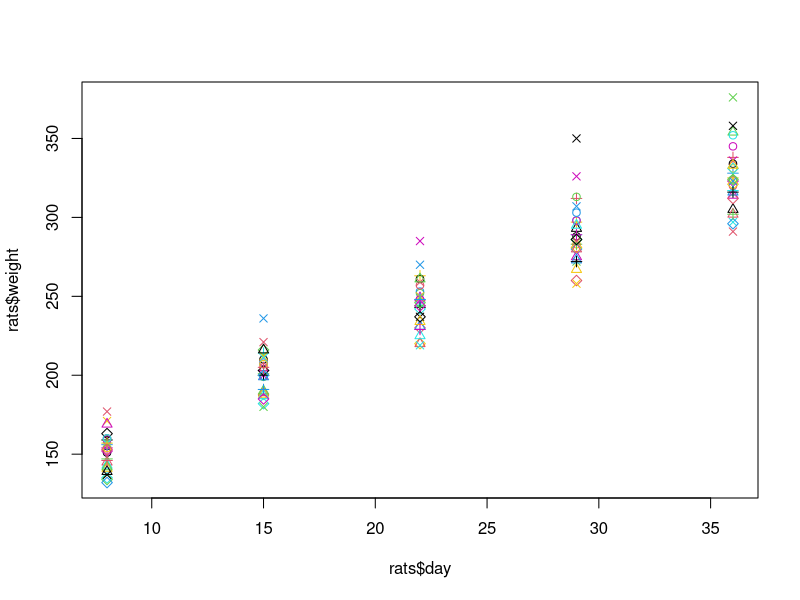
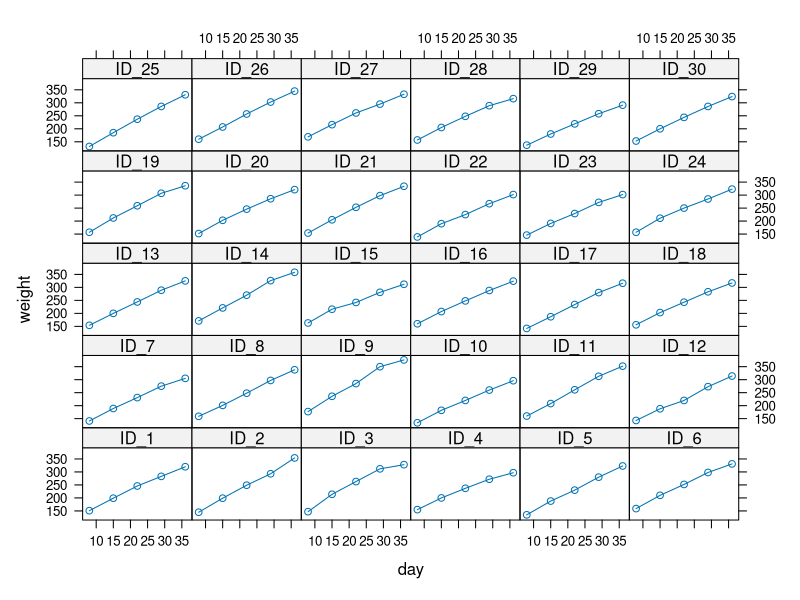
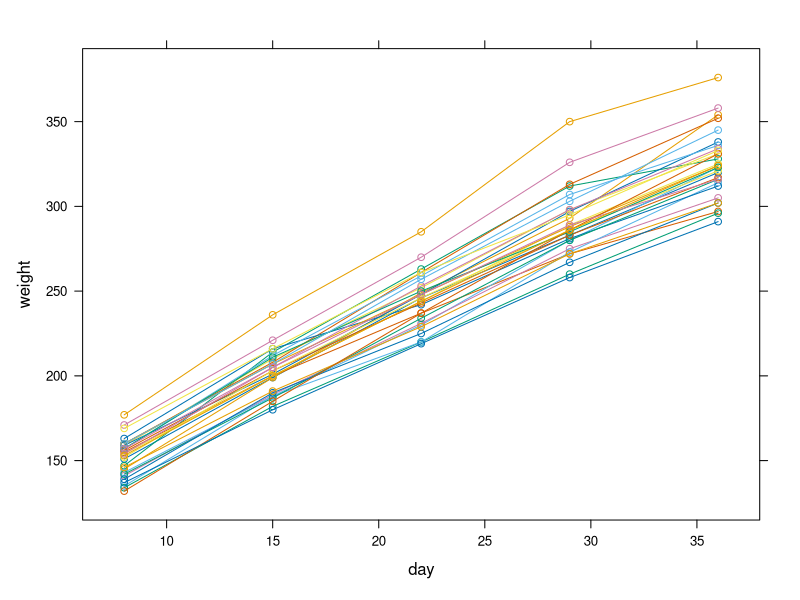
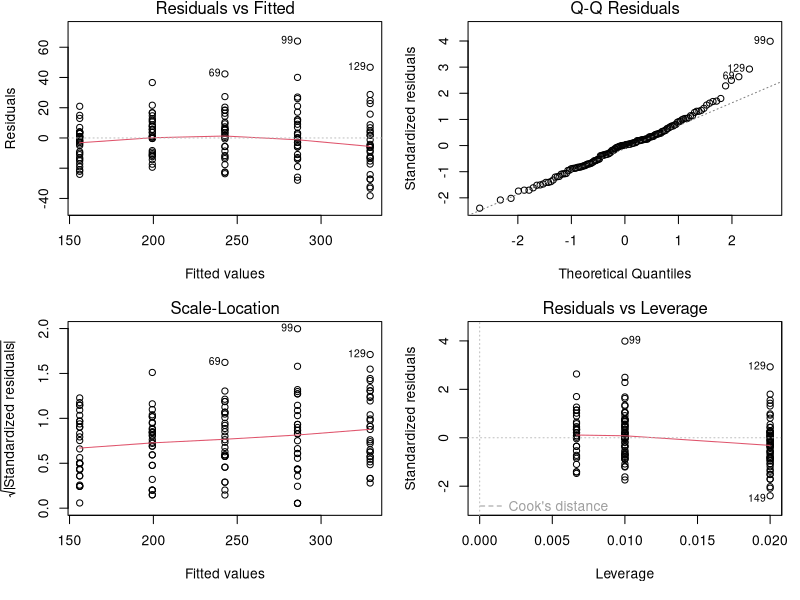
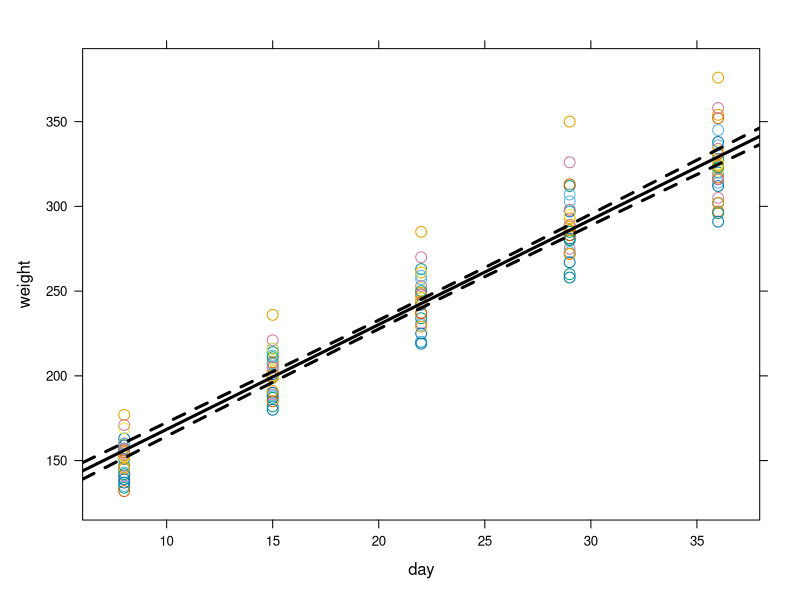
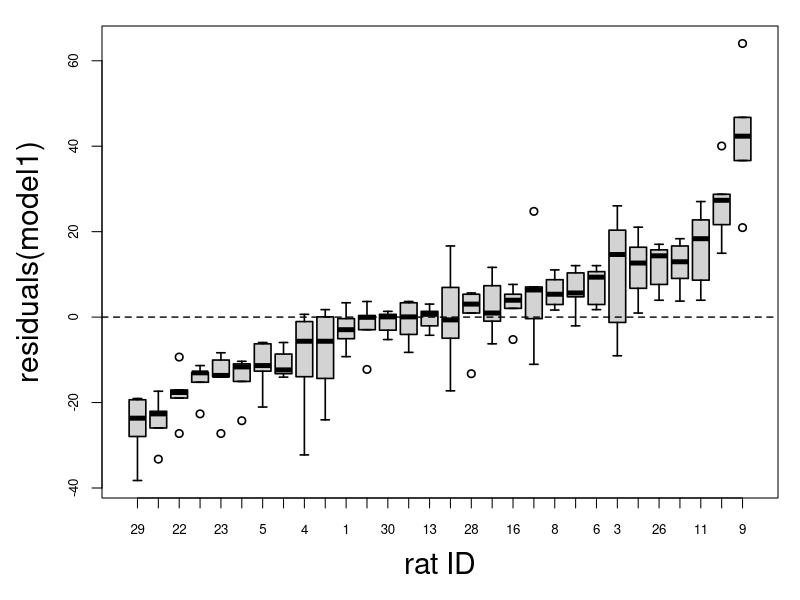

Recreate these plots in R, in order. (Note: this script raises an error after producing the figures.)
setwd("C:/Users/nhy577/Documents/_toma/TEACHING/MozillaStudyGroupAberdeen_2019")

library(lattice)
library(nlme)

# load the rats data
rats<- read.delim("rats.txt")
# treat rat ID as factor
rats$ID2<- factor(rats$ratID, labels= "ID_")
# slight variation (redundant)
rats$ID<- factor(rats$ratID)

plot(rats$weight~rats$day, col= 1:7, pch= 1:5) # particularly ugly

# panel plot by rat using lattice, to show individual trajectories
pdf("RATS_trajectories_IDpanel.pdf", 12, 7)
xyplot(weight~day|ID2, data= rats, type= "b")
dev.off()
# individual trajectories in separate panels
pdf("RATS_trajectories.pdf", 6, 5)
xyplot(weight~day, groups= ID2, data= rats, type= "b")
dev.off()

model1<- lm(weight ~ day, data= rats)
summary(model1)

pdf("RATS_model1_diagnostics.pdf", 6, 5)
par(mfrow= c(2, 2), mar= c(5.1, 4.1, 1.3, 1.1))
plot(model1)
dev.off()

# predict average rat size for each day from 5 to 40 days
model1.pred<- predict(model1, newdata= list(day= 5:40), se= T)

# plot fitted values (predicted mean growth for all rats)
pdf("RATS_weight~day_by_ratID.pdf", 5, 5)
xyplot(weight~day, groups= ID, data= rats, cex= 1.3, panel= function(...){
	panel.xyplot(...)
	panel.xyplot(5:40, model1.pred$fit + 1.96*model1.pred$se.fit, lwd= 3, lty= 2, type= "l", col= 1)
	panel.xyplot(5:40, model1.pred$fit - 1.96*model1.pred$se.fit, lwd= 3, lty= 2, type= "l", col= 1)
	panel.xyplot(5:40, model1.pred$fit, lwd= 3, lty= 1, type= "l", col= 1)
	})
dev.off()

# extract residuals
rats$resid1<- residuals(model1)
# sort rats by mean of residuals
sortedID<- names(sort(tapply(rats$resid1, rats$ID, mean)))
# boxplot of residuals by individual, sorted by increasing mean
pdf("RATS_resid1~ratID.pdf", 10, 6)
par(mfrow= c(1, 1), mar= c(5.1, 5.1, 1.3, 1.1))
plot(rats$resid1~factor(rats$ratID, levels= sortedID), xlab= "rat ID", ylab= "residuals(model1)", cex.lab= 1.8, cex.axis= 0.8, border= 1, lwd= 1.6, lty= 1)
abline(h= 0, lty= 2, lwd= 1.4)
dev.off()


pdf("RATS_weight~day_by_ratID_grid_SimpleRegression.pdf", 12, 5.5)
xyplot(weight~day|ID2, groups= ratID2, data= rats, cex= 1, layout= c(10, 3),
	panel= function(...){
		panel.xyplot(...)
		panel.abline(lm(rats$weight~rats$day), lwd= 2)
	})
dev.off()


############### fixed ratID effect ###############
# rats$ID<- factor(rats$ratID)
model2<- lm(weight ~ day + ID, data= rats)
summary(model2)

anova(model1)
anova(model2)

pdf("RATS_model2_diagnostics.pdf", 6, 5)
par(mfrow= c(2, 2), mar= c(5.1, 4.1, 1.3, 1.1))
plot(model2)
dev.off()

rats$resid2<- residuals(model2)
sortedID<- names(sort(tapply(rats$resid2, rats$ratID, mean)))

pdf("RATS_resid2~ratID.pdf", 10, 6)
par(mfrow= c(1, 1), mar= c(5.1, 5.1, 1.3, 1.1))
plot(rats$resid2~factor(rats$ratID, levels= sortedID), xlab= "ratID", ylab= "residuals(model2)", cex.lab= 1.8, cex.axis= 0.8, border= 1, lwd= 1.6, lty= 1)
abline(h= 0, lty= 2, lwd= 1.4)
dev.off()

# plot model predictions for all days from 5 to 40 days old
pdf("RATS_weight~day_by_ratID_model2.pdf", 5, 5)
xyplot(weight~day, groups= ID, data= rats, cex= 1.3, panel= function(x,y,groups,subscripts){
	panel.xyplot(x,y, cex= 2)
	for(k in unique(rats$ID)){
		panel.xyplot(5:40, predict(model2, newdata= data.frame(day= 5:40, ID= k)), col= grey(0.7), type= "l")
    }
})
dev.off()


########## distribution of intercepts for individual rats: plot the histogram
# extract model coefficients
model2.coef<- model2
model2.coef # same coefficients as given by summary(model2)
model2.coef[1] # intercept for individual 1
model2.coef[2] # slope for all individuals
model2.coef[3:31] # difference in intercepts between individuals 2 to 30 and individual 1
model2.coef[1] + model2.coef[3:31] # intercepts for individuals 2 to 30
All.inter.M2<- c(model2.coef[1], model2.coef[1] + model2.coef[3:31]) # intercepts for all individuals

# a quicker way to get this is to re-fit the model without a general intercept
model2.coef.alt<- coef(lm(weight ~ day + ID - 1, data= rats))
model2.coef.alt
All.inter.M2<- model2.coef.alt[-1] # remove the slope

# histogram of intercepts for all individuals
pdf("RATS_model2_coefs_histogram.pdf", 5, 5)
hist(All.inter.M2, nclass= 20, xlab= "individual intercept estimate", main= "model2")
dev.off()

###################### Analysis with Mixed Effects models ######################
###################### (also called random effects models) ######################

############### model with random ratID intercept ###############
model3<- lme(weight ~ day, random= ~1|ID, data= rats)
summary(model3)
anova(model2)
anova(model3)

# conventional plots similar to plot.lm
pdf("RATS_model3_diagnostics.pdf", 6, 5)
par(mfrow= c(2, 2), mar= c(5.1, 4.1, 1.3, 1.1))
plot(residuals(model3)~fitted(model3)); abline(h= 0, lty= 2)
qqnorm(residuals(model3)); qqline(residuals(model3))
hist(residuals(model3))
dev.off()

# Also need to check the assumption of normality of the random intercepts
pdf("RATS_model3_normality_of_random_effects.pdf", 5, 4)
par(mfrow= c(1, 1), mar= c(5.1, 5.1, 1.3, 1.1))
model3.ranef<- ranef(model3)
qqnorm(unlist(model3.ranef))
qqline(unlist(model3.ranef), col= "red")
dev.off()

# boxplot of residuals by individual
rats$resid3<- residuals(model3, level= 1)
sortedID<- names(tapply(rats$resid3, rats$ratID, mean))
pdf("RATS_resid3~ratID.pdf", 10, 6)
par(mfrow= c(1, 1), mar= c(5.1, 5.1, 1.3, 1.1))
plot(rats$resid3~factor(rats$ratID, levels= sortedID), xlab= "ratID", ylab= "residuals(model3, level= 1)", cex.lab= 1.8, cex.axis= 0.8, border= 1, lwd= 1.6, lty= 1)
abline(h= 0, lty= 2, lwd= 1.4)
dev.off()

### plot predictions of models at population and individual levels
# a trick to get standard errors on predicted values (predict.lme doesn't give this)
library(mgcv)
model3.pred<- predict(gamm(weight ~ day, random= list(ID= ~1), data= rats)$gam, newdata= data.frame(day= 5:40, ID= "1"), se= T)

pdf("RATS_weight~day_by_ratID_model3.pdf", 5, 5)
xyplot(weight~day, groups= ID, data= rats, cex= 1.3, panel= function(x,y,groups,subscripts){
	panel.xyplot(x,y, col= 1, cex= 2)
	for(k in unique(rats$ID)){
		panel.xyplot(5:40, predict(model3, newdata= data.frame(day= 5:40, ID= k), level= 1), col= grey(0.7), type= "l")}
	panel.xyplot(5:40, model3.pred$fit, lwd= 3, lty= 1, type= "l", col= 1)
	panel.xyplot(5:40, model3.pred$fit + 1.96*model3.pred$se.fit, lwd= 3, lty= 2, type= "l", col= 1)
	panel.xyplot(5:40, model3.pred$fit - 1.96*model3.pred$se.fit, lwd= 3, lty= 2, type= "l", col= 1)
	})
dev.off()


# illustrating level-1 and level-0 residuals
pdf("RATS_resid3~ratID~level.pdf", 10, 10)
par(mfrow= c(2, 1), mar= c(4.3, 5.1, 0.2, 1.1))
plot(residuals(model3, level= 1)~rats$ID, xlab= "", ylab= "residuals(model3, level= 1)", cex.lab= 1.8, cex.axis= 0.8, border= 1, lwd= 1.6, lty= 1)
abline(h= 0, lty= 2, lwd= 1.4)
plot(residuals(model3, level= 0)~rats$ID, xlab= "ratID", ylab= "residuals(model3, level= 0)", cex.lab= 1.8, cex.axis= 0.8, border= 1, lwd= 1.6, lty= 1)
abline(h= 0, lty= 2, lwd= 1.4)
dev.off()


#### model selection
model0.ML<- lme(weight ~ 1, random= ~1|ID, data= rats, method= "ML")
model3.ML<- update(model3, method= "ML")
anova(model3.ML, model0.ML)

model1.REML<- gls(weight ~ day, data= rats, method= "REML")
anova(model1.REML, model3)


### repeating model 3 after centering the 'day' variable

# centering the day variable around its mean (mean is 22)
rats$day.ct<- rats$day - mean(rats$day) # mean of day.ct is now 0

rats<- groupedData(weight~day.ct|ID, data= rats)
model3ct<- lme(weight ~ day.ct, random= ~1|ID, data= rats)
summary(model3ct)
plot(rats)
plot(augPred(model3ct))


model3ct.ranef<- ranef(model3ct)
qqnorm(unlist(model3ct.ranef))
qqline(unlist(model3ct.ranef), col= "red")


intervals(model3ct)


##################### what if both the slope and the intercept vary among individuals?
############### fixed day*ratID effect ###############
rats$day.ct<- rats$day - mean(rats$day) # mean is 22
model3<- lm(weight ~ day.ct * ID - 1, data= rats)
anova(model2)
anova(model3)

pdf("RATS_model3_diagnostics.pdf", 6, 5)
par(mfrow= c(2, 2), mar= c(5.1, 4.1, 1.3, 1.1))
plot(model3)
dev.off()

plot(rats$day.ct, rats$weight, col= trecols30[rats$ratID])
for(i in unique(rats$ID)){
	lines(5:40-22, predict(model3, newdata= data.frame(day.ct= 5:40-22, ID= i)), col= trecols30[as.numeric(i)])
}

pdf("RATS_weight~day_by_ratID_model3.pdf", 5, 5)
xyplot(weight~day.ct, groups= ID, data= rats, cex= 1.3, panel= function(x,y,groups,subscripts){
	panel.xyplot(x,y, col= trecols30[groups[subscripts]], cex= 2)
	for(i in unique(rats$ID)){
		panel.xyplot(5:40-22, predict(model3, newdata= data.frame(day.ct= 5:40-22, ID= i)), col= trecols30[as.numeric(i)], type= "l")}
	})
dev.off()

rats$resid3<- residuals(model3)
sortedID<- names(sort(tapply(rats$resid3, rats$ratID, mean)))

pdf("RATS_resid3~ratID.pdf", 10, 6)
par(mfrow= c(1, 1), mar= c(5.1, 5.1, 1.3, 1.1))
plot(rats$resid3~factor(rats$ratID, levels= sortedID), xlab= "ratID", ylab= "residuals(model3)", cex.lab= 1.8, cex.axis= 0.8, border= rep(trellis.par.get()$superpose.symbol$col, l= 30)[as.numeric(sortedID)], lwd= 1.6, lty= 1)
abline(h= 0, lty= 2, lwd= 1.4)
dev.off()




################################# shrinkage effect ####################################
################# RATS data ###################
rats<- groupedData(weight~day.ct|ID, data= rats)
summary(lmList(rats))
rats.RI.fix<- coef(lm(weight~day.ct+ID-1, data= rats))[-1]
rats.RI.rnd<- unlist(ranef(lme(weight~day.ct, random= ~1|ID, data= rats))+fixef(lme(weight~day.ct, random= ~1|ID, data= rats))[1])
pdf("RATS_RI_shrinkage.pdf", 4, 4.5)
plot(rats.RI.fix, rats.RI.rnd, asp= 1, xlab= "RATS fixed intercept", ylab= "RATS random intercept", main= "RATS data")
abline(0,1)
abline(v= mean(rats.RI.fix), h= mean(rats.RI.rnd), lty= 2)
dev.off()

### random intercept AND slope
rats.RIS<- lme(weight~day.ct, random= ~day.ct|ID, data= rats)
rats.RIS.fix<- coef(lmList(rats))
rats.RIS.rnd<- t(t(ranef(rats.RIS))+fixef(rats.RIS))
VarCorr(rats.RIS)
# ID = pdLogChol(day.ct) 
#             Variance    StdDev     Corr  
# (Intercept) 203.1651463 14.2536012 (Intr)
# day.ct        0.2606718  0.5105603 0.668 
# Residual     36.1754121  6.0145999


pdf("RATS_RIS_shrinkage.pdf", 4, 4.5)
plot(rats.RIS.fix[, 1], rats.RIS.fix[, 2], col= grey(0.7), main= "RATS data", xlab= "(Intercept)", ylab= "day.ct coefficient")
abline(h= fixef(rats.RIS)[2], v= fixef(rats.RIS)[1], lty= 2)
segments(x0= rats.RIS.fix[, 1], y0= rats.RIS.fix[, 2], x1= rats.RIS.rnd[, 1], y1= rats.RIS.rnd[, 2])
points(rats.RIS.fix, pch= 16, cex= 1.2, col= 2)
points(rats.RIS.rnd, pch= 16, cex= 1.2, col= 3)
points(rats.RIS.fix, pch= 1, cex= 1.2, col= 1)
points(rats.RIS.rnd, pch= 1, cex= 1.2, col= 1)
legend(0.2, 0.4, c("fixed effect", "random effect"), pch= 16, col= c(2, 3), bty= "n")
dev.off()


################# SHRINKAGE - RATS data - MISSING OBSERVATIONS ###################
# selectively remove some data from the rats data set
subs1<- rats$ID %in% c(2, 9, 3) & rats$day < 16
subs2<- rats$ID %in% c(24, 15) & rats$day > 25
rats2<- rats[!(subs1 | subs2), ]
rats2<- groupedData(weight~day.ct|ID, data= rats2, order.group= F)
plot(rats2)

rats.RIS.2<- lme(weight~day.ct, random= ~day.ct|ID, data= rats2)
rats.RIS.2.fix<- coef(lmList(rats2))
rats.RIS.2.rnd<- t(t(ranef(rats.RIS.2))+fixef(rats.RIS.2))


pdf("RATS_RIS_shrinkage_unbalanced.pdf", 8, 4.5)
par(mfrow= c(1, 2))
plot(rats.RIS.fix[, 1], rats.RIS.fix[, 2], col= grey(0.7), main= "RATS data", xlab= "(Intercept)", ylab= "day.ct", ylim= c(4.5, 7.5), xlim= c(210, 290))
abline(h= fixef(rats.RIS)[2], v= fixef(rats.RIS)[1], lty= 2)
segments(x0= rats.RIS.fix[, 1], y0= rats.RIS.fix[, 2], x1= rats.RIS.rnd[, 1], y1= rats.RIS.rnd[, 2])
points(rats.RIS.fix, pch= 16, cex= 1.2, col= 2)
points(rats.RIS.rnd, pch= 16, cex= 1.2, col= 3)
points(rats.RIS.fix, pch= 1, cex= 1.2, col= 1)
points(rats.RIS.rnd, pch= 1, cex= 1.2, col= 1)
points(rats.RIS.fix[c("2", "9", "3", "24", "15"), ], pch= 1, cex= 2.5, col= 1)
points(rats.RIS.rnd[c("2", "9", "3", "24", "15"), ], pch= 1, cex= 2.5, col= 1)
legend(0.2, 0.4, c("fixed effect", "random effect"), pch= 16, col= c(2, 3), bty= "n")
plot(rats.RIS.2.fix[, 1], rats.RIS.2.fix[, 2], col= grey(0.7), main= "RATS data\nwith missing observations", xlab= "(Intercept)", ylab= "day.ct", ylim= c(4.5, 7.5), xlim= c(210, 290))
abline(h= fixef(rats.RIS.2)[2], v= fixef(rats.RIS.2)[1], lty= 2)
segments(x0= rats.RIS.2.fix[, 1], y0= rats.RIS.2.fix[, 2], x1= rats.RIS.2.rnd[, 1], y1= rats.RIS.2.rnd[, 2])
points(rats.RIS.2.fix, pch= 16, cex= 1.2, col= 2)
points(rats.RIS.2.rnd, pch= 16, cex= 1.2, col= 3)
points(rats.RIS.2.fix, pch= 1, cex= 1.2, col= 1)
points(rats.RIS.2.rnd, pch= 1, cex= 1.2, col= 1)
points(rats.RIS.2.fix[c("2", "9", "3", "24", "15"), ], pch= 1, cex= 2.5, col= 1)
points(rats.RIS.2.rnd[c("2", "9", "3", "24", "15"), ], pch= 1, cex= 2.5, col= 1)
legend(0.2, 0.4, c("fixed effect", "random effect"), pch= 16, col= c(2, 3), bty= "n")
dev.off()


################# SHRINKAGE - RIKZ data ###################
###################### analysis of RIKZ data with random intercepts #######################
rikz<- read.delim("RIKZRichness.txt")
rikz$logR<- log(rikz$R+1)
rikz$Fbeach<- factor(rikz$Beach)
plot(logR ~ Fbeach, data= rikz)
rikz<- groupedData(logR~NAP|Fbeach, data= rikz)

summary(lmList(rikz))
rikz.RI.fix<- coef(lm(logR~NAP+Fbeach-1, data= rikz))[-1]
rikz.RI.fix.missingvals<- coef(lm(logR~NAP+Fbeach-1, data= rikz2))[-1]
rikz.RI.rnd<- unlist(ranef(lme(logR~NAP, random= ~1|Fbeach, data= rikz))+fixef(lme(logR~NAP, random= ~1|Fbeach, data= rikz))[1])
rikz.RI.rnd.missingvals<- unlist(ranef(lme(logR~NAP, random= ~1|Fbeach, data= rikz2))+fixef(lme(logR~NAP, random= ~1|Fbeach, data= rikz2))[1])
pdf("RIKZ_RI_shrinkage.pdf", 4, 4.5)
plot(rikz.RI.fix, rikz.RI.rnd, asp= 1, xlab= "RIKZ fixed intercept", ylab= "RIKZ random intercept", main= "RIKZ data")
abline(0,1)
abline(v= mean(rikz.RI.fix), h= mean(rikz.RI.rnd), lty= 2)
dev.off()

###################### analysis of RIKZ data with random intercepts and slopes #######################
rikz.RIS<- lme(logR~NAP, random= ~NAP|Fbeach, data= rikz)
rikz.RIS.fix<- coef(lmList(rikz))
rikz.RIS.rnd<- t(t(ranef(rikz.RIS))+fixef(rikz.RIS))
VarCorr(rikz.RIS)
# Fbeach = pdLogChol(NAP) 
#             Variance   StdDev    Corr  
# (Intercept) 0.18101478 0.4254583 (Intr)
# NAP         0.06461363 0.2541921 -0.066
# Residual    0.10945315 0.3308370

NAP.seq<- seq(-1.3, 2.3, l= 20)
model.rikz.RIS.pred<-predict(rikz.RIS, newdata= data.frame(NAP= NAP.seq, Fbeach= 1), level= 0)

cb.colors2<- c("#000000", "#009E73", "#e79f00", "#9ad0f3", "#0072B2", "#D55E00", 
    "#CC79A7", "#F0E442", "#555555")
pdf("RIKZrichness~NAP_by_Beach_rikzRIS.pdf", 5, 5)
xyplot(logR~NAP, groups= Fbeach, data= rikz, cex= 1.3, panel= function(x,y,groups,subscripts){
	panel.xyplot(x,y, col= cb.colors2[groups[subscripts]], cex= 2)
	for(k in unique(rikz$Fbeach)){
		panel.xyplot(NAP.seq, predict(rikz.RIS, newdata= data.frame(NAP= NAP.seq, Fbeach= k), level= 1), col= cb.colors2[as.numeric(k)], type= "l")}
	panel.xyplot(NAP.seq, model.rikz.RIS.pred, lwd= 3, lty= 1, type= "l", col= 1)
	})
dev.off()

par(mfrow= c(1, 2))
hist(ranef(rikz.RIS)$'(Intercept)', nclass= 20, main= "random intercept", xlab= "")
abline(v= 0, lwd= 3, col= 1, lty= 2)
hist(ranef(rikz.RIS)$NAP, nclass= 20, main= "random slope", xlab= "")
abline(v= 0, lwd= 3, col= 1, lty= 2)

plot(ranef(rikz.RIS)$'(Intercept)', ranef(rikz.RIS)$NAP)


pdf("RIKZ_RIS_shrinkage2.pdf", 4, 4.5)
plot(rikz.RIS.fix[, 1], rikz.RIS.fix[, 2], col= grey(0.7), main= "RIKZ data", xlab= "(Intercept)", ylab= "NAP coefficient")
abline(h= fixef(rikz.RIS)[2], v= fixef(rikz.RIS)[1], lty= 2)
segments(x0= rikz.RIS.fix[, 1], y0= rikz.RIS.fix[, 2], x1= rikz.RIS.rnd[, 1], y1= rikz.RIS.rnd[, 2])
points(rikz.RIS.fix, pch= 16, cex= 1.2, col= 2)
points(rikz.RIS.rnd, pch= 16, cex= 1.2, col= 3)
points(rikz.RIS.fix, pch= 1, cex= 1.2, col= 1)
points(rikz.RIS.rnd, pch= 1, cex= 1.2, col= 1)
legend(0.2, 0.4, c("fixed effect", "random effect"), pch= 16, col= c(2, 3), bty= "n")
dev.off()


#######################################################
################# random slopes models ################
#######################################################
rats<- groupedData(weight ~ day.ct|ID, data= rats)
model10.lm<- lmList(rats)
summary(model10.lm)
plot(model10.lm)

rats$day.ct2<- rats$day.ct^2



model10.lme<- lme(weight ~ day.ct, random= ~ day.ct|ID, data= rats)
summary(model10.lme)

plot(augPred(model10.lme), aspect="xy", grid=T)

model10.lme.pred<-predict(model10.lme, newdata= data.frame(day.ct= 5:40-22, ID= "1"), level= 0)

pdf("RATS_weight~day_by_ratID_model10lme.pdf", 5, 5)
xyplot(weight~day, groups= ID, data= rats, cex= 1.3, panel= function(x,y,groups,subscripts){
	panel.xyplot(x,y, col= trecols30[groups[subscripts]], cex= 2)
	for(k in unique(rats$ID)){
		panel.xyplot(5:40, predict(model10.lme, newdata= data.frame(day.ct= 5:40-22, ID= k), level= 1), col= trecols30[as.numeric(k)], type= "l")}
	panel.xyplot(5:40, model10.lme.pred, lwd= 3, lty= 1, type= "l", col= 1)
	})
dev.off()

par(mfrow= c(1, 2))
hist(ranef(model10.lme)$'(Intercept)', nclass= 20, main= "random intercept", xlab= "")
abline(v= 0, lwd= 3, col= 1, lty= 2)
hist(ranef(model10.lme)$day.ct, nclass= 20, main= "random slope", xlab= "")
abline(v= 0, lwd= 3, col= 1, lty= 2)

plot(ranef(model10.lme)$'(Intercept)', ranef(model10.lme)$day.ct)



model11<- lme(weight ~ day.ct + day.ct2, random= ~ day.ct + day.ct2|ID, data= rats)
summary(model11)

plot(augPred(model11), aspect="xy", grid=T)
plot(model11)



################### Fixed slopes models - RIKZ and RATS ########################
pdf("RATS_RIKZ_FIS.pdf", 7, 4)
par(mfrow= c(1, 2))
model3<- lm(weight ~ day.ct * ID - 1, data= rats)
plot(rats$day.ct, rats$weight, col= trecols30[rats$ratID], xlab= "day.ct", ylab= "weight")
for(i in unique(rats$ID)){
	lines(5:40-22, predict(model3, newdata= data.frame(day.ct= 5:40-22, ID= i)), col= trecols30[as.numeric(i)])
}

modelrikz3<- lm(logR ~ NAP * Fbeach - 1, data= rikz)
plot(rikz$NAP, rikz$logR, col= cb.colors2[rats$ratID], xlab= "NAP", ylab= "logR")
for(i in unique(rikz$Fbeach)){
	lines(NAP.seq, predict(modelrikz3, newdata= data.frame(NAP= NAP.seq, Fbeach= i)), col= cb.colors2[as.numeric(i)])
}
dev.off()


################### Random slopes models - RIKZ and RATS ########################
pdf("RATS_RIKZ_RIS.pdf", 8, 4)
plot1<- xyplot(weight~day, groups= ID, data= rats, cex= 1, panel= function(x,y,groups,subscripts){
	panel.xyplot(x,y, col= trecols30[groups[subscripts]], cex= 1)
	for(k in unique(rats$ID)){
		panel.xyplot(5:40, predict(model10.lme, newdata= data.frame(day.ct= 5:40-22, ID= k), level= 1), col= trecols30[as.numeric(k)], type= "l")}
	panel.xyplot(5:40, model10.lme.pred, lwd= 3, lty= 1, type= "l", col= 1)
	})
plot2<- xyplot(logR~NAP, groups= Fbeach, data= rikz, cex= 1, panel= function(x,y,groups,subscripts){
	panel.xyplot(x,y, col= cb.colors2[groups[subscripts]], cex= 1)
	for(k in unique(rikz$Fbeach)){
		panel.xyplot(NAP.seq, predict(rikz.RIS, newdata= data.frame(NAP= NAP.seq, Fbeach= k), level= 1), col= cb.colors2[as.numeric(k)], type= "l")}
	panel.xyplot(NAP.seq, model.rikz.RIS.pred, lwd= 3, lty= 1, type= "l", col= 1)
	})
print(plot1, split = c(1, 1, 2, 1), more = TRUE)
print(plot2, split = c(2, 1, 2, 1), more = FALSE)
dev.off()




############### marginal model version with gls ###############
model4<- gls(weight ~ day, correlation= corCompSymm(form= ~1|ID), data= rats)
summary(model4)


